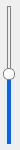
<?xml version="1.0" encoding="UTF-8"?>
<ui version="4.0">
 <class>CSliderWidgetClass</class>
 <widget class="QWidget" name="CSliderWidgetClass">
  <property name="geometry">
   <rect>
    <x>0</x>
    <y>0</y>
    <width>20</width>
    <height>150</height>
   </rect>
  </property>
  <property name="minimumSize">
   <size>
    <width>20</width>
    <height>150</height>
   </size>
  </property>
  <property name="maximumSize">
   <size>
    <width>20</width>
    <height>150</height>
   </size>
  </property>
  <property name="windowTitle">
   <string>CSliderWidget</string>
  </property>
  <layout class="QGridLayout" name="gridLayout">
   <property name="leftMargin">
    <number>2</number>
   </property>
   <property name="topMargin">
    <number>2</number>
   </property>
   <property name="rightMargin">
    <number>2</number>
   </property>
   <property name="bottomMargin">
    <number>2</number>
   </property>
   <item row="1" column="0">
    <layout class="QVBoxLayout" name="m_layoutSlider">
     <item>
      <widget class="QSlider" name="m_sldSlider">
       <property name="styleSheet">
        <string notr="true">QSlider::groove:vertical { 
    border: 1px solid gray;
    width: 2px;
    top: 4px;
    bottom: 4px;
}
QSlider::handle:vertical{
    border: 1px solid gray;
    background:white;
    border-radius: 5px;
    width: 10px;
    height: 10px;
    margin: 0 -5px;
}
QSlider::add-page:vertical{
    background: rgb(0, 100, 255);
}</string>
       </property>
       <property name="value">
        <number>50</number>
       </property>
       <property name="tracking">
        <bool>true</bool>
       </property>
       <property name="orientation">
        <enum>Qt::Orientation::Vertical</enum>
       </property>
      </widget>
     </item>
    </layout>
   </item>
  </layout>
 </widget>
 <layoutdefault spacing="6" margin="11"/>
 <resources/>
 <connections/>
</ui>
